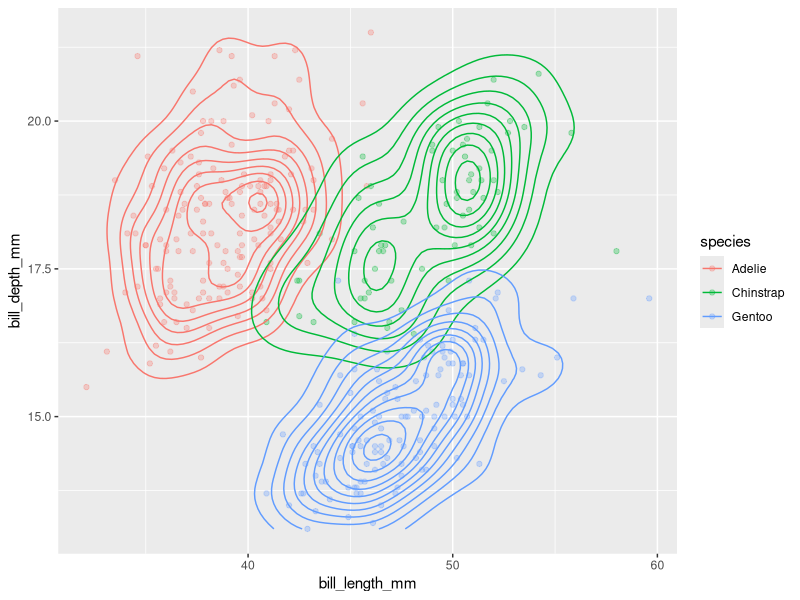
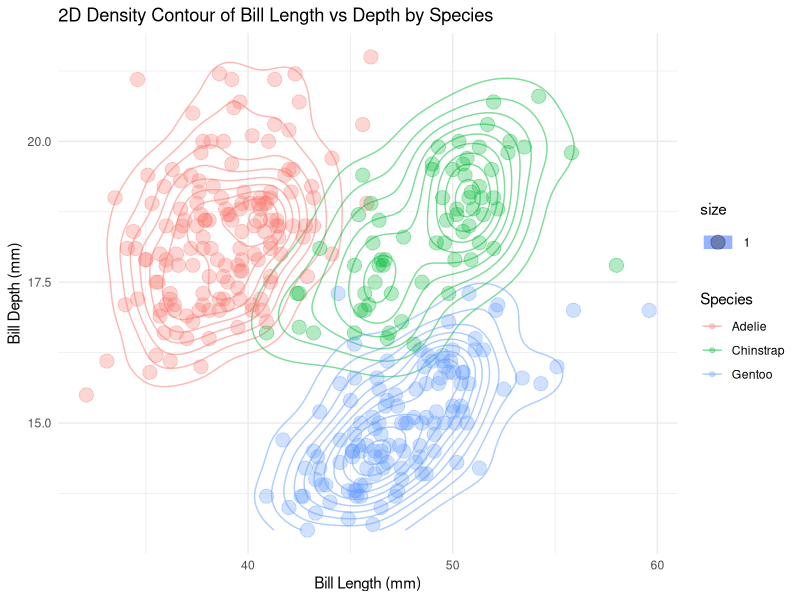

The R script that drew these images, in order:

            library(ggplot2)
            library(palmerpenguins)
            built_answer <- tryCatch(
                {
                    set.seed(42)
                    ggplot(penguins, aes(x = bill_length_mm, y = bill_depth_mm, colour = species)) + geom_point(alpha = 0.3) + geom_density_2d()
                    suppressWarnings(
                        if (!file.exists("/sandbox/figures/bill-length_bill-depth_scatter_2d_density_answer.png")) {
                            ggsave(
                                width = 3,
                                height = 3,
                                "/sandbox/figures/bill-length_bill-depth_scatter_2d_density_answer.png"
                            )
                        }
                    )
                    suppressWarnings(
                        ggplot_build(last_plot())
                    )
                },
                error = function(e) {
                    'ERROR'
                }
            )
            built_submission <- tryCatch(
                {
                    set.seed(42)
                    library(palmerpenguins)
library(ggplot2)

ggplot(penguins, aes(x = bill_length_mm, y = bill_depth_mm, color = species)) +
  geom_density_2d(alpha = 0.5) +
  geom_point(aes(size = 1), alpha = 0.3) +
  theme_minimal() +
  labs(title = "2D Density Contour of Bill Length vs Depth by Species",
       x = "Bill Length (mm)",
       y = "Bill Depth (mm)",
       color = "Species")
                    suppressWarnings(
                        ggsave(
                            width = 3,
                            height = 3,
                            "figures/bill-length_bill-depth_scatter_2d_density_submission_granite.png"
                        )
                    )
                    suppressWarnings(
                        ggplot_build(last_plot())
                    )
                },
                error = function(e) {
                    'ERROR'
                }
            )
            cat(isTRUE(all.equal(built_answer, built_submission)))
        
